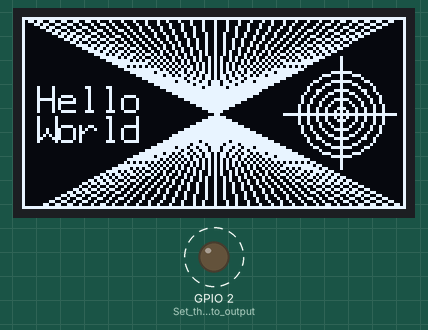
Bench run of a program on a simulated ESP32. Parts: 128×64 one-colour display, output pins drawn as LEDs (lit = HIGH). Dashed ring = blinking.

Above: at 0.53 s.
Timing chart, 0 to 130.0 s (numbered marks = the images above):
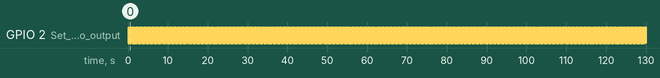

Measured:
- by itself, GPIO 2 (Set_the_LED_pin_to_output): alternates HIGH for 0.10 s and LOW for 0.10 s

The program:

main.cpp
```cpp
#include <Arduino.h>
#include <U8g2lib.h>

U8G2_SSD1306_128X64_NONAME_F_SW_I2C g_TFT(U8G2_R2, 15, 4, 16);

void setup()
{
    pinMode(LED_BUILTIN, OUTPUT);           // Set the LED pin to output
    g_TFT.begin();                          // One-time startup
    g_TFT.clear();                          // Clear the screen
    g_TFT.setFont(u8g2_font_profont15_tf);  // Choose a suitable font
    g_TFT.setCursor(2, 12);                 // Cursor is at bottom of letter, so we need to move down
    //g_TFT.println("Hello World!");          // Print something

    // Draw a  border around the screen

    g_TFT.drawFrame(0, 0, 128, 64);

    // Draw a moire pattern like its 1984

    for (int x=0; x<128; x+= 4)
      g_TFT.drawLine(x, 0, 128-x, 64);

    // Draw some text on the left hand side

    g_TFT.setCursor(5, 32);
    g_TFT.print("Hello");
    g_TFT.setCursor(5, 42);
    g_TFT.print("World");

    // Draw a reticle on the right hand side

    const int reticleY = g_TFT.getHeight() / 2;           // Vertical center
    const int reticleR = g_TFT.getHeight() / 4 - 2;       // Slightly less than 1/4 screen height
    const int reticleX = g_TFT.getWidth() - reticleR - 8; // Right-justified with a small margin

    for (int r = reticleR; r > 0; r -= 3)
      g_TFT.drawCircle(reticleX, reticleY, r);
    g_TFT.drawHLine(reticleX - reticleR - 5, reticleY, 2 * reticleR + 10);
    g_TFT.drawVLine(reticleX, reticleY - reticleR - 5, 2 * reticleR + 10);

    g_TFT.sendBuffer();                     // Ship-It!

}

void loop()
{
    digitalWrite(LED_BUILTIN, 0);
    delay(100);
    digitalWrite(LED_BUILTIN, 1);
    delay(100);
}
```

v1.cpp
```cpp
#include <Arduino.h>
#include <U8g2lib.h>

#define DISPLAY_CLOCK_PIN   15
#define DISPLAY_DATA_PIN    4
#define DISPLAY_RESET_PIN   16

U8G2_SSD1306_128X64_NONAME_F_SW_I2C g_OLED(U8G2_R2, DISPLAY_CLOCK_PIN, DISPLAY_DATA_PIN, DISPLAY_RESET_PIN);

void setup()
{
  g_OLED.begin();
  g_OLED.clear();
  g_OLED.setFont(u8g2_font_profont15_tf);  // Choose a suitable font
  g_OLED.setCursor(2, 12);                 // Cursor is at bottom of letter, so we need to move down
  g_OLED.print("Hello World");
  g_OLED.sendBuffer();
}

void loop()
{
    digitalWrite(LED_BUILTIN, 0);
    delay(100);
    digitalWrite(LED_BUILTIN, 1);
    delay(100);
}
```
